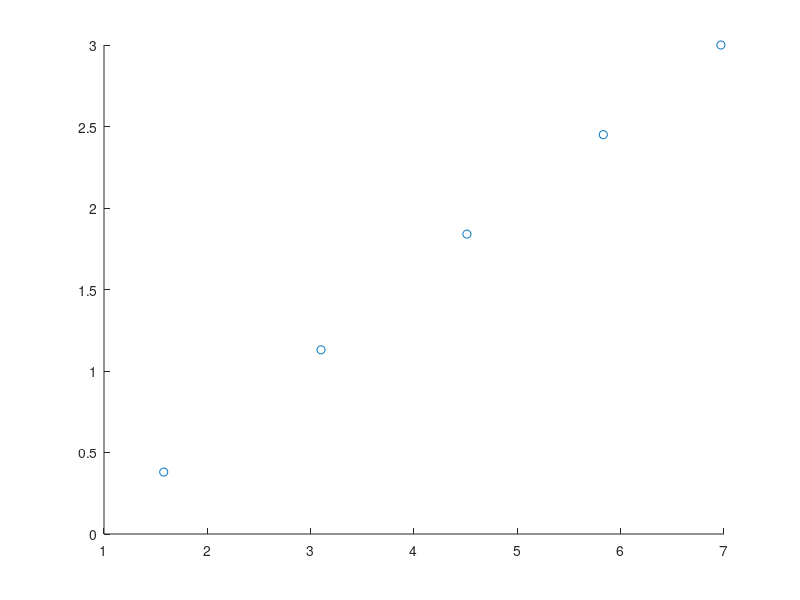

Reproduce this figure in MATLAB. (Note: this script raises an error after producing the figure.)
close all;
clear all;
clear home;
clc;

Step1 = csvread('steps.csv');
Step2 = csvread('noP2.csv');
PureP1 = csvread('pureP1.csv');
PureP2 = csvread('pureP2.csv');
PwithFF1 = csvread('PwithFF1.csv');
PwithFF2 = csvread('PwithFF2.csv');
% = csvread('noP1.csv');
%data1 = csvread('noP1.csv');

Stepdata = [0.38 1.13 1.84 2.45 3 ; 7.89*0.2 7.75*0.4 7.52*0.6 7.29*0.8 6.97];

p = scatter(Stepdata(2,:),Stepdata(1,:));
x = Stepdata(:,1);
y = Stepdata(:,2);
hold
%Creating least square solution
h = lsline
%set( h, 'color', 'r', 'LineWidth', 1 );
%hold;
%scatter(Step1(:,5)/1000,Step1(:,4));
%hold
%scatter(PureP1(:,6),PureP1(:,4));
%hold;
%scatter(PureP2(:,6),PureP2(:,4));
%hold
%scatter(PwithFF1(:,6),PwithFF1(:,4));
%hold;
%scatter(PwithFF2(:,6),PwithFF2(:,4));
title('The Gain of each Speed Step')
xlabel('Voltage [V]')
ylabel('Velocity [m \cdot s^{-1}]')
p = polyfit( x, y, 1 );
a = p(:,1)
b = p(:,2)

legend('Data points', sprintf( 'y = %0.49fx - %0.38f', a, b ),'Location', 'southeast' )
grid on
set(gca,'GridLineStyle',':', 'GridColor', 'k', 'GridAlpha', .6)
